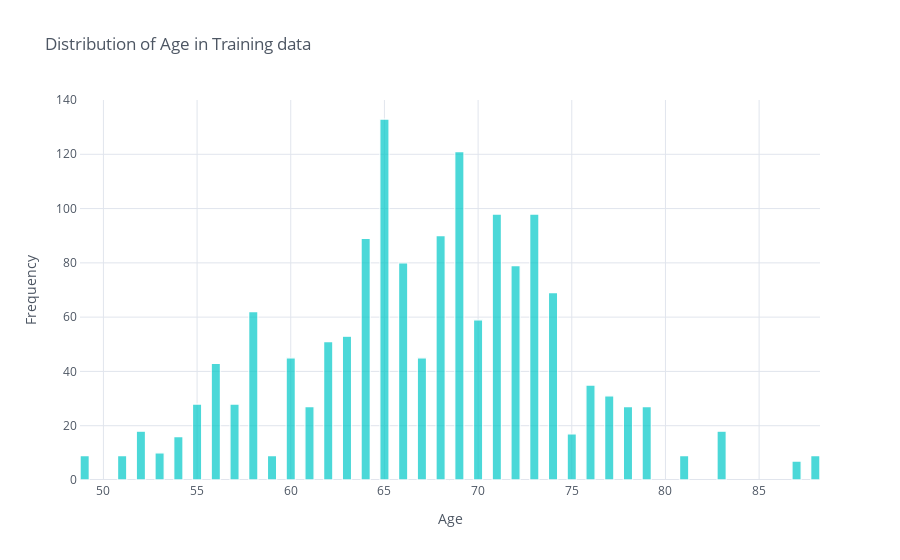

Source (notebook cell):
### Markdown cell above
- Looks like the most common age that people come to visit is 65 with frequency of 133 and the lowest is 87 with the frequency of 7

### Code cell
train_final_dataframe['Age'].iplot(kind='hist',
                        bins=100, xTitle='Age', yTitle='Frequency', 
                        linecolor='white',opacity=0.7,
                        color='rgb(0, 200, 200)', theme='white',
                        bargap=0.01, title='Distribution of Age in Training data')

### Figure 1 — Plotly figure (JSON) as saved in the notebook; plotly's stock layout.template omitted (floating-point values rounded to 4 significant figures; data arrays with more than 128 entries replaced by an {"elided": "..."} marker saying what was removed)
{"data": [{"histfunc": "count", "histnorm": "", "marker": {"color": "rgba(0, 200, 200, 1.0)", "line": {"color": "#FFFFFF", "width": 1.3}}, "name": "Age", "nbinsx": 100, "opacity": 0.7, "orientation": "v", "type": "histogram", "x": {"elided": "1549 int values"}}], "layout": {"bargap": 0.01, "barmode": "overlay", "legend": {"bgcolor": "#FFFFFF", "font": {"color": "#4D5663"}}, "paper_bgcolor": "#FFFFFF", "plot_bgcolor": "#FFFFFF", "title": {"font": {"color": "#4D5663"}, "text": "Distribution of Age in Training data"}, "xaxis": {"gridcolor": "#E1E5ED", "linecolor": "white", "showgrid": true, "tickfont": {"color": "#4D5663"}, "title": {"font": {"color": "#4D5663"}, "text": "Age"}, "zerolinecolor": "#E1E5ED"}, "yaxis": {"gridcolor": "#E1E5ED", "linecolor": "white", "showgrid": true, "tickfont": {"color": "#4D5663"}, "title": {"font": {"color": "#4D5663"}, "text": "Frequency"}, "zerolinecolor": "#E1E5ED"}}}
